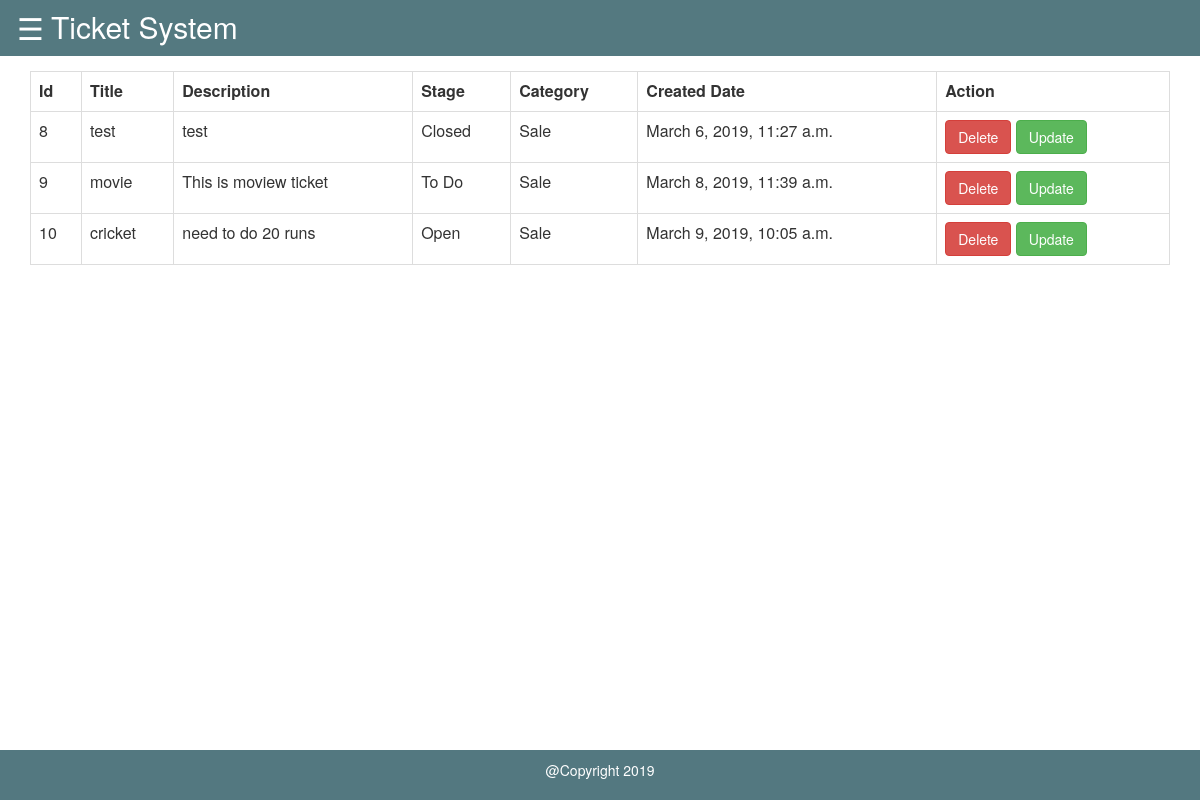
The page / on the database its author committed.
### tickets/models.py (models this page shows)
class Tickets(models.Model):
	title = models.CharField(max_length=200)
	description = models.CharField(max_length=200)
	stage = models.CharField(max_length=200)
	category = models.ForeignKey(Category, on_delete=models.CASCADE)
	created_date = models.DateTimeField(default=datetime.now, blank=True)

class Category(models.Model):
	name = models.CharField(max_length=200)

### tickets/views.py (the view)
# urls.py: path('', views.index, name='index'),
def index(request):
	action = ''
	try:
		if request.GET['action'] == 'delete':
			action = 'delete'
	except:
		action = 'view'
	if action == 'delete':
		Tickets.objects.filter(id=request.GET['id']).delete()
		template = loader.get_template('tickets/index.html')
		ticketsList = Tickets.objects.all()
		categoryList = Category.objects.all()
		context = {'tickets': ticketsList, 'categories': categoryList}
		return HttpResponse(template.render(context, request))
	else:
		template = loader.get_template('tickets/index.html')
		ticketsList = Tickets.objects.all()
		categoryList = Category.objects.all()
		context = {'tickets': ticketsList, 'categories': categoryList}
		return HttpResponse(template.render(context, request))

### tickets/templates/tickets/index.html
{% extends 'base.html' %}
{% load static %}
{% block body %}
{% if tickets %}
	<table class="table table-bordered table-responsive">
		<tr>
			<th>Id</th>
			<th>Title</th>
			<th>Description</tj>
			<th>Stage</th>
			<th>Category</th>
			<th>Created Date</th>
			<th>Action</th>
		</tr>
		{% for ticket in tickets %}
		<tr>
			<td>{{ ticket.id }}</td>
			<td>{{ ticket.title }}</td>
			<td>{{ ticket.description }}</td>
			<td>{{ ticket.stage }}</td>
			<td>{{ ticket.category.name }}</td>
			<td>{{ ticket.created_date }}</td>
			<td>
				<a href="{% url 'index' %}?id={{ ticket.id }}&action=delete"><button type="button" class="btn btn-danger">Delete</button></a>
				<a href="{% url 'update-ticket' %}?id={{ ticket.id }}"><button type="button" class="btn btn-success">Update</button></a>
			</td>
		</tr>
	{% endfor %}
	</table>
	{% else %}
	<p>No Tickets available.</p>
	{% endif %}
{% endblock %}

### tickets/static/tickets/style.css (style rules this page uses)
body,div { padding: 0; margin: 0; }

### rows shown on the page
Tickets: id "8", title "test", description "test", stage "Closed", category.name "Sale", created_date "March 6, 2019, 11:27 a.m."
Tickets: id "9", title "movie", description "This is moview ticket", stage "To Do", category.name "Sale", created_date "March 8, 2019, 11:39 a.m."
Tickets: id "10", title "cricket", description "need to do 20 runs", stage "Open", category.name "Sale", created_date "March 9, 2019, 10:05 a.m."
